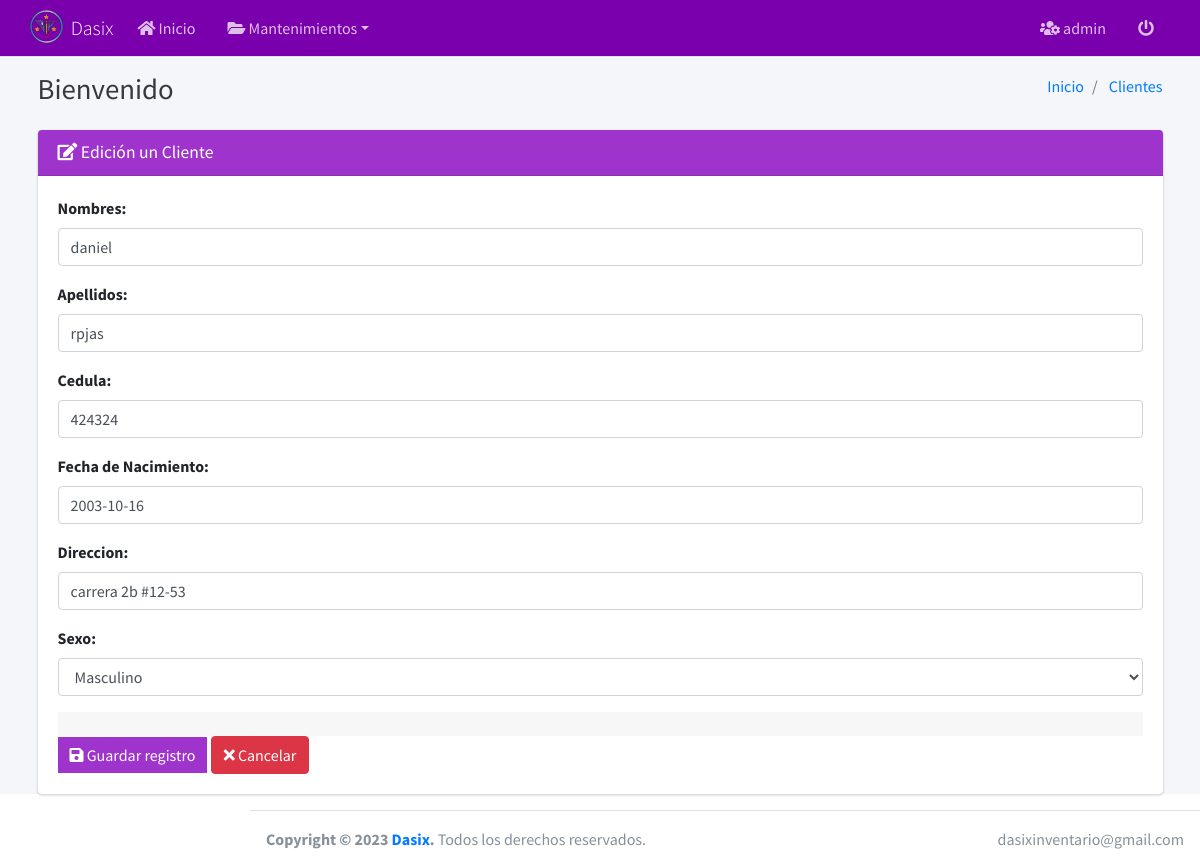
Screenshot of /cliente/update/1/ (signed in) with the database file from the repository.
### core/user/models.py (models this page shows, shortened)
class User(AbstractUser):
    email = models.EmailField(unique=True,null=False,blank=False,verbose_name="Email")
    if "WEBSITE_HOSTNAME" in os.environ:
        image=models.ImageField(upload_to=f'{MEDIA_URL}users/%Y/%m/%d', null=True, blank=True)
    else:
        image=models.ImageField(upload_to='users/%Y/%m/%d', null=True, blank=True)

### core/inventario/models.py (models this page shows, shortened)
class Cliente(BaseModel):
    Nombres=models.CharField(max_length=150)
    Apellidos=models.CharField(max_length=150)
    Cedula=models.CharField(max_length=10, unique=True)
    Cumple=models.DateField(default=datetime.now, verbose_name='Fecha de Nacimiento')
    Direccion=models.CharField(max_length=150, null=True, blank=True)
    Sexo=models.CharField(max_length=10, choices=gender_choices,default='male')
    class Meta:
        verbose_name='Cliente'
        verbose_name_plural='Clientes'
        ordering=['id']

### core/inventario/views/cliente/views.py (the view, shortened to what this page needs)
# urls.py: path('cliente/update/<int:pk>/', ClienteUpdateView.as_view(), name='cliente_update'),
class ClienteUpdateView(LoginRequiredMixin, ValidatePermissionRequiredMixin, UpdateView):
    model = Cliente
    form_class = ClienteForm
    template_name = 'cliente/create.html'
    success_url = reverse_lazy('inventario:cliente_list')
    permission_required = 'inventario.change_cliente'
    url_redirect = success_url
    def dispatch(self, request, *args, **kwargs):
        self.object = self.get_object()
        return super().dispatch(request, *args, **kwargs)
    def get_context_data(self, **kwargs):
        context = super().get_context_data(**kwargs)
        context['title'] = 'Edición un Cliente'
        context['entity'] = 'Clientes'
        context['list_url'] = self.success_url
        context['action'] = 'edit'
        return context

### core/inventario/forms.py (shortened to what this page needs)
class ClienteForm(ModelForm):
    def __init__(self, *args, **kwargs):
        super().__init__(*args, **kwargs)
        self.fields['Nombres'].widget.attrs['autofocus'] = True
    class Meta:
        model = Cliente
        fields = '__all__'
        widgets = {
            'Nombres': TextInput(
                attrs={
                    'placeholder': 'Ingrese sus nombres',
                }
            ),
            'Apellidos': TextInput(
                attrs={
                    'placeholder': 'Ingrese sus apellidos',
                }
            ),
            'Cedula': TextInput(
                attrs={
                    'placeholder': 'Ingrese su cedula',
                }
            ),
            'Cumple': DateInput(format='%Y-%m-%d',
                attrs={
                    'value': datetime.now().strftime('%Y-%m-%d'),
                }
            ),
            'Direccion': TextInput(
                attrs={
                    'placeholder': 'Ingrese su direccion',
                }
            ),
            'Sexo': Select()
        }
        exclude = ['user_update', 'user_creation']

### core/inventario/mixins.py (called while the page is built)
    def get_perms(self):
        if isinstance(self.permission_required, str):
            perms= (self.permission_required,)
        else:
            perms= self.permission_required
        return perms

    def dispatch(self, request, *args, **kwargs):
        if request.user.has_perms(self.get_perms()):
            return super().dispatch(request, *args, **kwargs)
        messages.error(request, 'No tiene permiso para ingresar a este modulo')
        return HttpResponseRedirect(self.get_url_redirect())

### core/inventario/templates/cliente/create.html
{% extends 'form.html' %}

### templates/form.html (shortened to what this page needs)
{% extends 'body.html' %}
{% load widget_tweaks %}
{% block content %}
<form method="post" action="." enctype="multipart/form-data">
    <div class="card card-default">
    <div class="card-header bg-morado-2 text-white">
    <h3 class="card-title">
        {% if action == 'add' %}
        <i class="fas fa-plus"></i>
        {% else %}
        <i class="fas fa-edit"></i>
        {% endif %}
    {{ title }}
    </h3>
    </div>
    <div class="card-body">
        {% for field in form.visible_fields %}
        <div class='form-group'>
            <label for="email">{{ field.label }}:</label>
            {{ field|add_class:'form-control'|attr:'autocomplete:off' }}
        </div>
        {% endfor %}
          <div class='card-footer'></div>
          <button type="submit" class="btn btn-primary btn-flat btn-bg-morado-2"><i class="fas fa-save"></i> Guardar registro</button>
          <a href="{{ list_url }}" class="btn btn-danger"><i class="fas fa-times"></i> Cancelar</a>
          </div>
    </div>
</div>
{% endblock %}

### templates/header.html (shortened to what this page needs)
{% load static %}
<nav class="main-header navbar navbar-expand navbar-dark navbar-primary bg-morado-1">
    <div class="container">
        <a href="{% url 'inventario:dashboard' %}" class="navbar-brand">
            <img src="{% static 'img/logo-favi.png' %}" alt="Dasix logo"
                 class="brand-image"
                 style="opacity: .8">
            <span class="brand-text font-weight-light">Dasix</span>
        </a>
        <div class="collapse navbar-collapse order-3" id="navbarCollapse">
            <ul class="navbar-nav">
                <li class="nav-item">
                    <a href="{% url 'inventario:dashboard' %}" class="nav-link"><i class="fas fa-home"></i> Inicio</a>
                </li>
                <li class="nav-item dropdown">
                    <a id="dropdownSubMenu1" href="#" data-toggle="dropdown" aria-haspopup="true" aria-expanded="false"
                       class="nav-link dropdown-toggle"><i class="fas fa-folder-open"></i> Mantenimientos</a>
                </li>
            </ul>
        </div>
        <ul class="order-1 order-md-3 navbar-nav navbar-no-expand ml-auto">
            <li class="nav-item dropdown">
                <a class="nav-link" data-toggle="dropdown" href="#">
                    <i class="fas fa-users-cog"></i> {{ request.user.username }}
                </a>
            </li>
            <li class="nav-item">
                <a class="nav-link" href="{% url 'logout' %}">
                    <i class="fas fa-power-off" aria-hidden="true"></i>
                </a>
            </li>
        </ul>
    </div>
</nav>

### static/css/style.css (style rules this page uses)
.bg-morado-1 { background-color: #7900ac !important; }
.bg-morado-2, .btn-bg-morado-2, .paginate_button.active a, .dropdown-item:active { background-color: #9f34cc !important; }
.btn-bg-morado-2 { border: none !important; }

### rows the page displays
User: user.username "admin"
Cliente: visible_fields "daniel" "rpjas" "424324" "2003-10-16" "carrera 2b #12-53" "Masculino"

### other values shown
{{ entity }} "Clientes"
{{ title }} "Edición un Cliente"
{{ field.label }} "Nombres" "Apellidos" "Cedula" "Fecha de Nacimiento" "Direccion" "Sexo"
